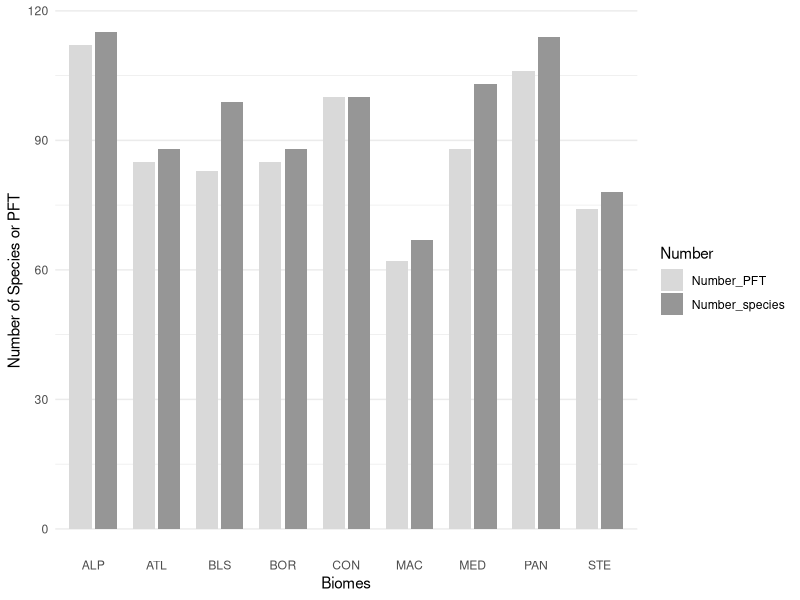
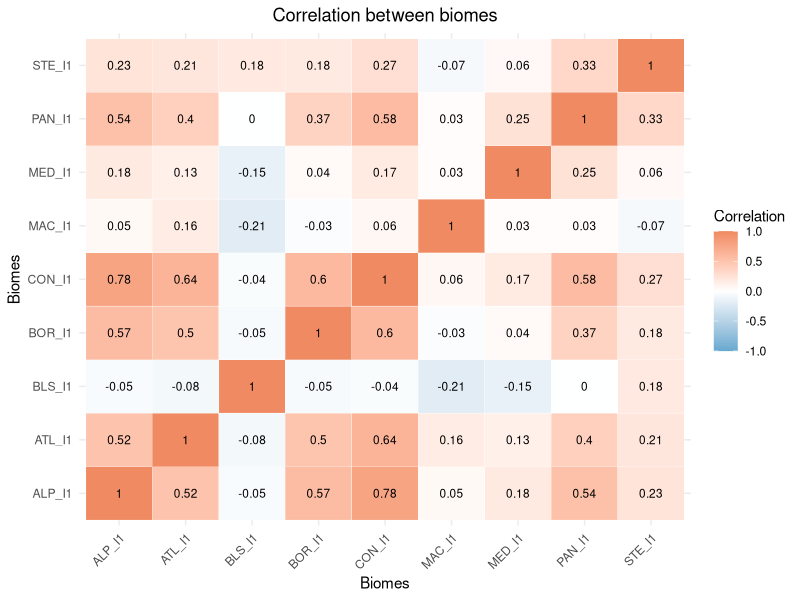
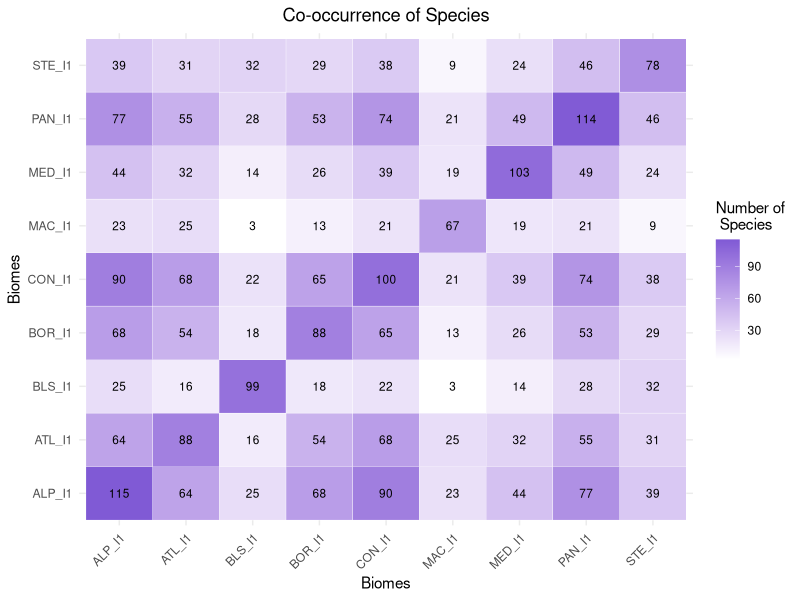
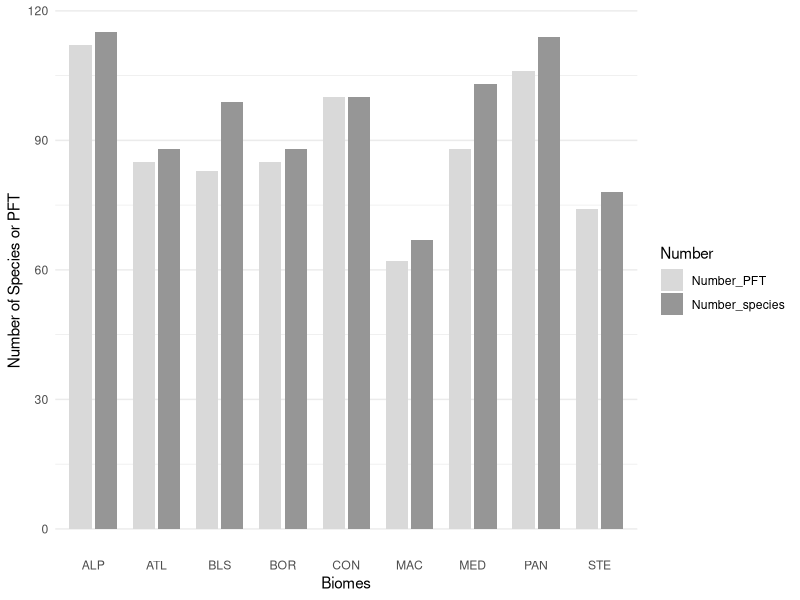
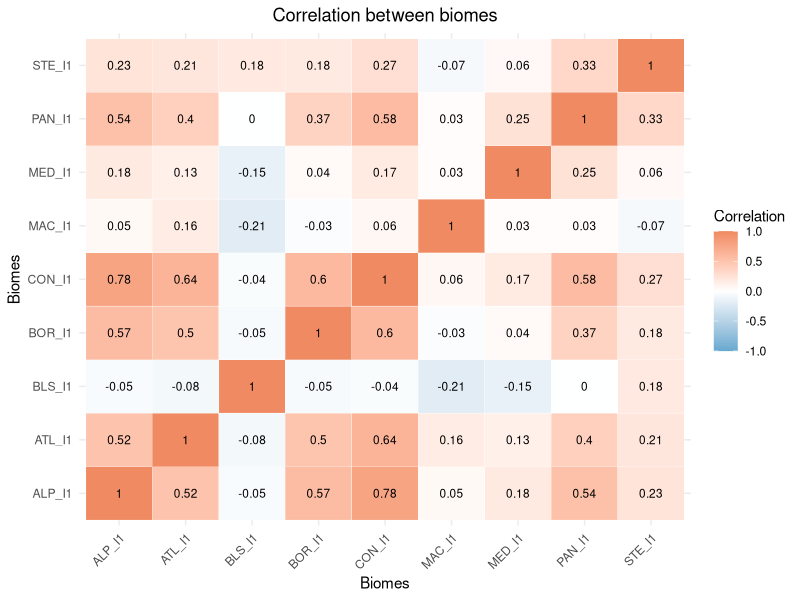
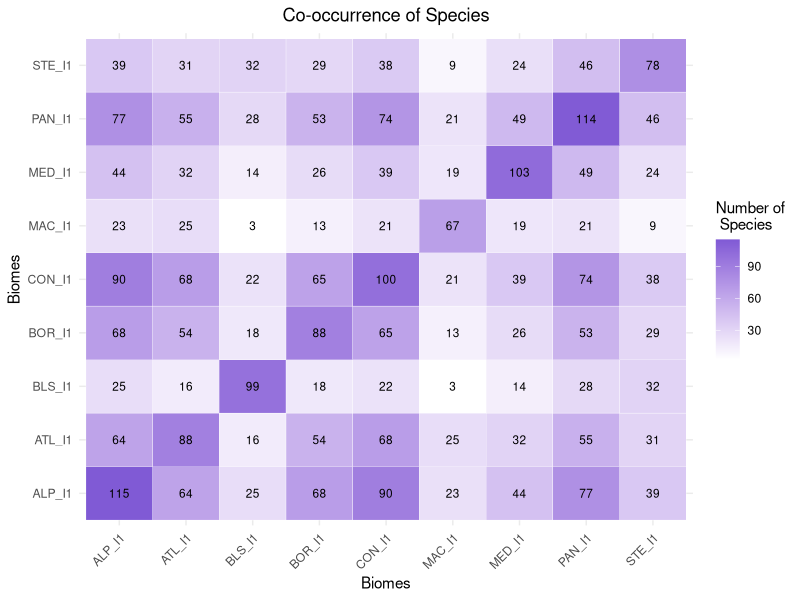

R code for these plots, in order:
library(dplyr)
library(ggplot2)
library(readr)
library(tidyverse)
library(reshape2)

df_BE2TH <- readr::read_csv("Input-EFSA/BE2TH_cleaned.csv")

# figures for the report (A4 text width ~16 cm)
PATH_FIG = "EFSA_REPORT/figures/"
dir.create(PATH_FIG, showWarnings = FALSE)


# Extract just the biome columns mentioned in the plots
biome_cols <- c("ALP_I1", "ATL_I1", "BLS_I1", "BOR_I1", 
                "CON_I1", "MAC_I1", "MED_I1", "PAN_I1", "STE_I1")

# Subset the dataframe to only these columns and ensure they are numeric
df_biomes <- df_BE2TH %>%
  select(all_of(biome_cols)) %>%
  mutate(across(everything(), as.numeric))

###### BAR PLOT
# only traits passed to the model (Category and Palat are not used in simulations)
pft_cols <- c("LMR", "MaxMass..mg.", "mSeed..mg.", "Dist..m.",
              "Gmax", "Memo..weeks.", "SLA.comb.", "Clonal",
              "meanSpacerLength..cm.", "sdSpacerLength..cm.", "Resshare", "MaxAge")

# 2. Préparer les données
bar_data <- df_BE2TH %>%
  # Créer une colonne PFT_ID qui fusionne les valeurs de toutes les colonnes de traits
  unite("PFT_ID", all_of(pft_cols), sep = "_", remove = FALSE) %>%
  select(PFT_ID, all_of(biome_cols)) %>%
  # Convertir les biomes en format long
  pivot_longer(cols = all_of(biome_cols), names_to = "Biome", values_to = "Presence") %>%
  # Garder uniquement les présences
  filter(Presence == 1) %>%
  group_by(Biome) %>%
  summarise(
    Number_species = n(),                 # Nombre total d'espèces (lignes)
    Number_PFT = n_distinct(PFT_ID)       # Nombre de combinaisons uniques de traits (PFTs)
  ) %>%
  mutate(Biome = str_remove(Biome, "_I1")) %>%
  pivot_longer(cols = c("Number_species", "Number_PFT"), 
               names_to = "Number", values_to = "Count")

# 3. Générer le graphique
ggplot(bar_data, aes(x = Biome, y = Count, fill = Number)) +
  geom_bar(stat = "identity", position = position_dodge(width = 0.8), width = 0.7) +
  scale_fill_manual(values = c("Number_PFT" = "#d9d9d9", "Number_species" = "#969696")) +
  labs(x = "Biomes",
       y = "Number of Species or PFT") +
  theme_minimal() +
  theme(panel.grid.major.x = element_blank())
ggsave(paste0(PATH_FIG, "Figure_4.3_species_vs_PFT.png"), width = 16, height = 9, units = "cm", dpi = 300, bg = "white")


###### CORRELATION
# Calculate correlation matrix
cor_matrix <- cor(df_biomes, use = "pairwise.complete.obs")

# Convert to long format for ggplot
cor_long <- melt(cor_matrix)

# Plot
ggplot(cor_long, aes(x = Var1, y = Var2, fill = value)) +
  geom_tile(color = "white") +
  geom_text(aes(label = round(value, 2)), size = 3) +
  scale_fill_gradient2(low = "#67a9cf", mid = "white", high = "#ef8a62", 
                       midpoint = 0, limit = c(-1, 1), name = "Correlation") +
  labs(title = "Correlation between biomes",
       x = "Biomes",
       y = "Biomes") +
  theme_minimal() +
  theme(axis.text.x = element_text(angle = 45, hjust = 1, vjust = 1),
        plot.title = element_text(hjust = 0.5))
ggsave(paste0(PATH_FIG, "Figure_4.2_correlation.png"), width = 16, height = 12, units = "cm", dpi = 300, bg = "white")


###### CO-OCCURENCE
# Calculate co-occurrence matrix using matrix multiplication (crossprod)
co_matrix <- crossprod(as.matrix(df_biomes))

# Convert to long format for ggplot
co_long <- melt(co_matrix)

# Plot
ggplot(co_long, aes(x = Var1, y = Var2, fill = value)) +
  geom_tile(color = "white") +
  geom_text(aes(label = value), size = 3) +
  scale_fill_gradient(low = "white", high = "#805ad5", 
                      name = "Number of\n Species") +
  labs(title = "Co-occurrence of Species",
       x = "Biomes",
       y = "Biomes") +
  theme_minimal() +
  theme(axis.text.x = element_text(angle = 45, hjust = 1, vjust = 1),
        plot.title = element_text(hjust = 0.5))
ggsave(paste0(PATH_FIG, "Figure_4.1_cooccurrence.png"), width = 16, height = 12, units = "cm", dpi = 300, bg = "white")
